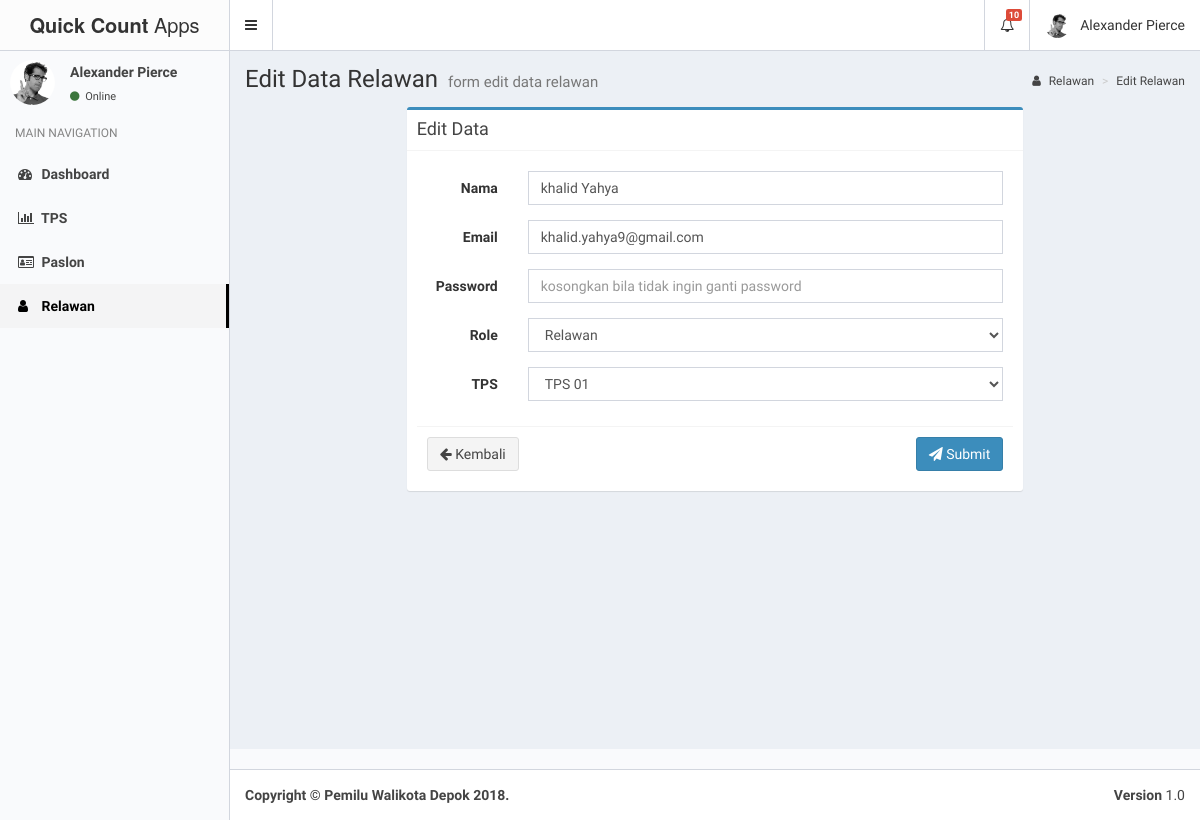
Page /users/editRelawan/4 on the committed database.
### tables this page shows
CREATE TABLE `users` (
  `id` int(11) NOT NULL,
  `nama` varchar(25) NOT NULL,
  `email` varchar(50) NOT NULL,
  `password` varchar(33) NOT NULL,
  `role` varchar(10) NOT NULL,
  `tps_id` int(11) NOT NULL
);

CREATE TABLE `tps` (
  `id` int(11) NOT NULL,
  `nama_tps` varchar(10) NOT NULL,
  `tempat_tps` varchar(20) NOT NULL
);

### application/controllers/Users.php (called while the page is built, shortened)
<?php
class Users extends CI_Controller {
	public function __construct()
	{
		$this->load->model('mod_user');
		$this->load->model('mod_tps');
	}
	public function editRelawan($id){
		$relawan = $this->mod_user->edit($id)->result();
		$tps = $this->mod_tps->getData()->result();
		$data['title'] = "Edit Relawan";
		$data['header'] = $this->load->view('layout/header','',true);
		$data['sidebar'] = $this->load->view('layout/sidebar','',true);
		$data['content'] = $this->load->view('form/form_edit_user',array(
			'action'=>'edit',
			'relawan'=>$relawan,
			'tps'=>$tps,
			'id_relawan'=>$id
		),true);
		$this->load->view('layout/master',array('template'=>$data));
	}
}

### index.php (called while the page is built, shortened)
<?php
require_once BASEPATH.'core/CodeIgniter.php';

### application/models/mod_user.php (called while the page is built, shortened)
<?php
class mod_user extends CI_Model
{
	function edit($id){
    	$this->db->where('id',$id);
    	return $this->db->get('users');
  	}
}
 ?>

### application/models/mod_tps.php (called while the page is built, shortened)
<?php
class mod_tps extends CI_Model
{
	function getData(){
		$this->db->select('*');
		$this->db->from('tps');
    	return $this->db->get();
	}
}
 ?>

### application/views/form/form_edit_user.php (the view, shortened to what this page needs)
<?php
foreach ($relawan as $data) {
  $nama = $data->nama;
  $email = $data->email;
  $role = $data->role;
  $tps_id = $data->tps_id;
}
 ?>
<div class="content-wrapper">
    <section class="content-header">
      <h1>
        Edit Data Relawan
        <small>form edit data relawan </small>
      </h1>
      <ol class="breadcrumb">
        <li><a href="#"><i class="fa fa-user"></i> Relawan</a></li>
        <li><a href="#"> Edit Relawan</a></li>
      </ol>
    </section>
    <section class="content">
      <div class="row">
        <div class="col-sm-8 col-sm-push-2">
          <div class="box box-primary">
            <div class="box-header with-border">
              <h3 class="box-title">Edit Data</h3>
            </div>
            <div class="box-body">
              <form class="form-horizontal" method="POST" action="<?php echo base_url(); ?>users/saveData">
              <div class="box-body">
                <div class="form-group">
                  <label for="inputNama" class="col-sm-2 control-label">Nama</label>
                  <div class="col-sm-10">
                    <input type="text" class="form-control" id="inputNama" placeholder="Nama Relawan" name="name" value="<?php echo $nama ?>">
                  </div>
                </div>
                <div class="form-group">
                  <label for="inputEmail" class="col-sm-2 control-label">Email</label>
                  <div class="col-sm-10">
                    <input type="email" class="form-control" id="inputEmail" placeholder="Email" name="email" value="<?php echo $email ?>">
                  </div>
                </div>
                <div class="form-group">
                  <label for="inputPassword" class="col-sm-2 control-label">Password</label>
                  <div class="col-sm-10">
                    <input type="password" class="form-control" id="inputPassword" placeholder="kosongkan bila tidak ingin ganti password" name="password">
                  </div>
                </div>
                <div class="form-group">
                  <label for="inputRole" class="col-sm-2 control-label">Role</label>
                  <div class="col-sm-10">
                    <select class="form-control" name="role" id="inputRole">
                      <option <?php if($role == 'Relawan') echo 'checked' ?>>Relawan</option>
                    </select>
                  </div>
                </div>
                <div class="form-group">
                  <label for="inputTPS" class="col-sm-2 control-label">TPS</label>
                  <div class="col-sm-10">
                    <select class="form-control" name="tps" id="inputTPS">
                      <?php foreach ($tps as $data) { ?>
                        <option <?php if($tps_id == $data->id) echo 'selected'; ?> value="<?php echo $data->id; ?>"><?php echo $data->nama_tps; ?></option>
                      <?php } ?>
                    </select>
                  </div>
                </div>
              </div>
              <div class="box-footer">
                <a href="<?php echo base_url(); ?>users" class="btn btn-default"><i class="fa fa-arrow-left"></i> Kembali</a>
                <button type="submit" class="btn btn-primary pull-right"><i class="fa fa-send"></i> Submit</button>
              </div>
            </form>
            </div>
          </div>
        </div>
      </div>
    </section>
  </div>`

### rows in the picture
users: name "khalid Yahya", email "khalid.yahya9@gmail.com", tps "TPS 01"
